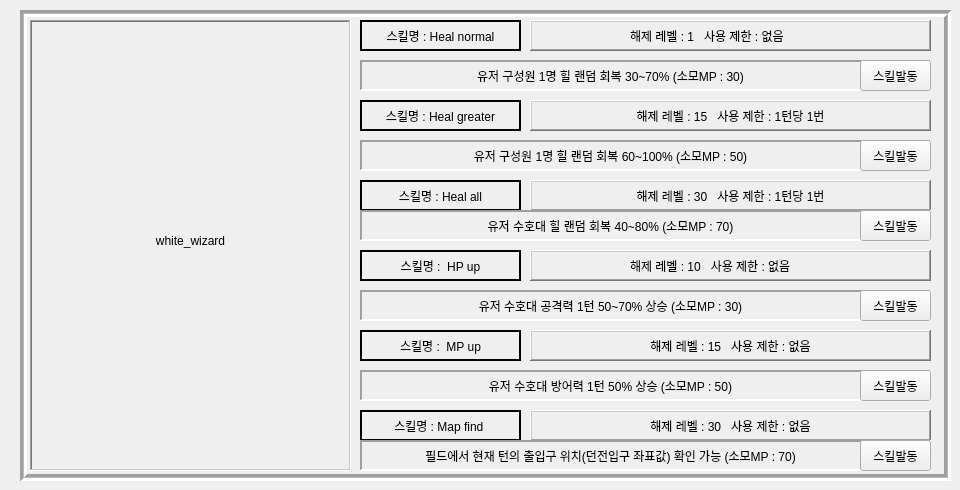
    <widget class="QWidget" name="page_5">
     <widget class="QFrame" name="frame_13">
      <property name="geometry">
       <rect>
        <x>20</x>
        <y>10</y>
        <width>931</width>
        <height>471</height>
       </rect>
      </property>
      <property name="frameShape">
       <enum>QFrame::Box</enum>
      </property>
      <property name="frameShadow">
       <enum>QFrame::Sunken</enum>
      </property>
      <property name="lineWidth">
       <number>3</number>
      </property>
      <property name="midLineWidth">
       <number>1</number>
      </property>
      <widget class="QFrame" name="lb_frame_4">
       <property name="geometry">
        <rect>
         <x>10</x>
         <y>10</y>
         <width>321</width>
         <height>451</height>
        </rect>
       </property>
       <property name="frameShape">
        <enum>QFrame::WinPanel</enum>
       </property>
       <property name="frameShadow">
        <enum>QFrame::Sunken</enum>
       </property>
       <property name="lineWidth">
        <number>2</number>
       </property>
       <property name="midLineWidth">
        <number>1</number>
       </property>
       <widget class="QLabel" name="gif_5">
        <property name="geometry">
         <rect>
          <x>10</x>
          <y>0</y>
          <width>301</width>
          <height>441</height>
         </rect>
        </property>
        <property name="text">
         <string>white_wizard</string>
        </property>
        <property name="alignment">
         <set>Qt::AlignCenter</set>
        </property>
       </widget>
      </widget>
      <widget class="QFrame" name="frame_1_19">
       <property name="geometry">
        <rect>
         <x>340</x>
         <y>10</y>
         <width>161</width>
         <height>31</height>
        </rect>
       </property>
       <property name="frameShape">
        <enum>QFrame::WinPanel</enum>
       </property>
       <property name="frameShadow">
        <enum>QFrame::Plain</enum>
       </property>
       <widget class="QLabel" name="skill_name_8">
        <property name="geometry">
         <rect>
          <x>0</x>
          <y>0</y>
          <width>161</width>
          <height>31</height>
         </rect>
        </property>
        <property name="text">
         <string>스킬명 : Heal normal</string>
        </property>
        <property name="alignment">
         <set>Qt::AlignCenter</set>
        </property>
       </widget>
      </widget>
      <widget class="QFrame" name="frame_1_20">
       <property name="geometry">
        <rect>
         <x>510</x>
         <y>10</y>
         <width>401</width>
         <height>31</height>
        </rect>
       </property>
       <property name="frameShape">
        <enum>QFrame::WinPanel</enum>
       </property>
       <property name="frameShadow">
        <enum>QFrame::Raised</enum>
       </property>
       <property name="lineWidth">
        <number>2</number>
       </property>
       <widget class="QLabel" name="skill_info_8">
        <property name="geometry">
         <rect>
          <x>100</x>
          <y>0</y>
          <width>401</width>
          <height>31</height>
         </rect>
        </property>
        <property name="text">
         <string>해제 레벨 : 1   사용 제한 : 없음</string>
        </property>
        <property name="alignment">
         <set>Qt::AlignJustify|Qt::AlignVCenter</set>
        </property>
       </widget>
      </widget>
      <widget class="QFrame" name="frame_1_21">
       <property name="geometry">
        <rect>
         <x>340</x>
         <y>50</y>
         <width>571</width>
         <height>31</height>
        </rect>
       </property>
       <property name="frameShape">
        <enum>QFrame::Panel</enum>
       </property>
       <property name="frameShadow">
        <enum>QFrame::Sunken</enum>
       </property>
       <property name="lineWidth">
        <number>2</number>
       </property>
       <property name="midLineWidth">
        <number>3</number>
       </property>
       <widget class="QPushButton" name="skill_btn_wizard_white_heal_normal">
        <property name="geometry">
         <rect>
          <x>500</x>
          <y>0</y>
          <width>71</width>
          <height>31</height>
         </rect>
        </property>
        <property name="text">
         <string>스킬발동</string>
        </property>
       </widget>
       <widget class="QLabel" name="skill_info_1_7">
        <property name="geometry">
         <rect>
          <x>10</x>
          <y>5</y>
          <width>481</width>
          <height>21</height>
         </rect>
        </property>
        <property name="text">
         <string>유저 구성원 1명 힐 랜덤 회복 30~70% (소모MP : 30)</string>
        </property>
        <property name="alignment">
         <set>Qt::AlignCenter</set>
        </property>
       </widget>
      </widget>
      <widget class="QFrame" name="frame_1_22">
       <property name="geometry">
        <rect>
         <x>340</x>
         <y>90</y>
         <width>161</width>
         <height>31</height>
        </rect>
       </property>
       <property name="frameShape">
        <enum>QFrame::WinPanel</enum>
       </property>
       <property name="frameShadow">
        <enum>QFrame::Plain</enum>
       </property>
       <widget class="QLabel" name="skill_name_9">
        <property name="geometry">
         <rect>
          <x>0</x>
          <y>0</y>
          <width>161</width>
          <height>31</height>
         </rect>
        </property>
        <property name="text">
         <string>스킬명 : Heal greater</string>
        </property>
        <property name="alignment">
         <set>Qt::AlignCenter</set>
        </property>
       </widget>
      </widget>
      <widget class="QFrame" name="frame_1_23">
       <property name="geometry">
        <rect>
         <x>340</x>
         <y>170</y>
         <width>161</width>
         <height>31</height>
        </rect>
       </property>
       <property name="frameShape">
        <enum>QFrame::WinPanel</enum>
       </property>
       <property name="frameShadow">
        <enum>QFrame::Plain</enum>
       </property>
       <widget class="QLabel" name="skill_name_10">
        <property name="geometry">
         <rect>
          <x>0</x>
          <y>0</y>
          <width>161</width>
          <height>31</height>
         </rect>
        </property>
        <property name="text">
         <string>스킬명 : Heal all</string>
        </property>
        <property name="alignment">
         <set>Qt::AlignCenter</set>
        </property>
       </widget>
      </widget>
      <widget class="QFrame" name="frame_1_24">
       <property name="geometry">
        <rect>
         <x>510</x>
         <y>90</y>
         <width>401</width>
         <height>31</height>
        </rect>
       </property>
       <property name="frameShape">
        <enum>QFrame::WinPanel</enum>
       </property>
       <property name="frameShadow">
        <enum>QFrame::Raised</enum>
       </property>
       <property name="lineWidth">
        <number>2</number>
       </property>
       <widget class="QLabel" name="skill_info_9">
        <property name="geometry">
         <rect>
          <x>0</x>
          <y>0</y>
          <width>401</width>
          <height>31</height>
         </rect>
        </property>
        <property name="text">
         <string>해제 레벨 : 15   사용 제한 : 1턴당 1번</string>
        </property>
        <property name="alignment">
         <set>Qt::AlignCenter</set>
        </property>
       </widget>
      </widget>
      <widget class="QFrame" name="frame_1_25">
       <property name="geometry">
        <rect>
         <x>510</x>
         <y>170</y>
         <width>401</width>
         <height>31</height>
        </rect>
       </property>
       <property name="frameShape">
        <enum>QFrame::WinPanel</enum>
       </property>
       <property name="frameShadow">
        <enum>QFrame::Raised</enum>
       </property>
       <property name="lineWidth">
        <number>2</number>
       </property>
       <widget class="QLabel" name="skill_info_10">
        <property name="geometry">
         <rect>
          <x>0</x>
          <y>0</y>
          <width>401</width>
          <height>31</height>
         </rect>
        </property>
        <property name="text">
         <string>해제 레벨 : 30   사용 제한 : 1턴당 1번</string>
        </property>
        <property name="alignment">
         <set>Qt::AlignCenter</set>
        </property>
       </widget>
      </widget>
      <widget class="QFrame" name="frame_1_26">
       <property name="geometry">
        <rect>
         <x>340</x>
         <y>130</y>
         <width>571</width>
         <height>31</height>
        </rect>
       </property>
       <property name="frameShape">
        <enum>QFrame::Panel</enum>
       </property>
       <property name="frameShadow">
        <enum>QFrame::Sunken</enum>
       </property>
       <property name="lineWidth">
        <number>2</number>
       </property>
       <property name="midLineWidth">
        <number>3</number>
       </property>
       <widget class="QPushButton" name="skill_btn_wizard_white_heal_greater">
        <property name="geometry">
         <rect>
          <x>500</x>
          <y>0</y>
          <width>71</width>
          <height>31</height>
         </rect>
        </property>
        <property name="text">
         <string>스킬발동</string>
        </property>
       </widget>
       <widget class="QLabel" name="skill_info_1_8">
        <property name="geometry">
         <rect>
          <x>10</x>
          <y>5</y>
          <width>481</width>
          <height>21</height>
         </rect>
        </property>
        <property name="text">
         <string>유저 구성원 1명 힐 랜덤 회복 60~100% (소모MP : 50)</string>
        </property>
        <property name="alignment">
         <set>Qt::AlignCenter</set>
        </property>
       </widget>
      </widget>
      <widget class="QFrame" name="frame_1_27">
       <property name="geometry">
        <rect>
         <x>340</x>
         <y>200</y>
         <width>571</width>
         <height>31</height>
        </rect>
       </property>
       <property name="frameShape">
        <enum>QFrame::Panel</enum>
       </property>
       <property name="frameShadow">
        <enum>QFrame::Sunken</enum>
       </property>
       <property name="lineWidth">
        <number>2</number>
       </property>
       <property name="midLineWidth">
        <number>3</number>
       </property>
       <widget class="QPushButton" name="skill_btn_wizard_white_heal_all">
        <property name="geometry">
         <rect>
          <x>500</x>
          <y>0</y>
          <width>71</width>
          <height>31</height>
         </rect>
        </property>
        <property name="text">
         <string>스킬발동</string>
        </property>
       </widget>
       <widget class="QLabel" name="skill_info_1_9">
        <property name="geometry">
         <rect>
          <x>10</x>
          <y>5</y>
          <width>481</width>
          <height>21</height>
         </rect>
        </property>
        <property name="text">
         <string>유저 수호대 힐 랜덤 회복 40~80% (소모MP : 70)</string>
        </property>
        <property name="alignment">
         <set>Qt::AlignCenter</set>
        </property>
       </widget>
      </widget>
      <widget class="QFrame" name="frame_1_29">
       <property name="geometry">
        <rect>
         <x>510</x>
         <y>240</y>
         <width>401</width>
         <height>31</height>
        </rect>
       </property>
       <property name="frameShape">
        <enum>QFrame::WinPanel</enum>
       </property>
       <property name="frameShadow">
        <enum>QFrame::Raised</enum>
       </property>
       <property name="lineWidth">
        <number>2</number>
       </property>
       <widget class="QLabel" name="skill_info_25">
        <property name="geometry">
         <rect>
          <x>100</x>
          <y>0</y>
          <width>401</width>
          <height>31</height>
         </rect>
        </property>
        <property name="text">
         <string>해제 레벨 : 10   사용 제한 : 없음</string>
        </property>
        <property name="alignment">
         <set>Qt::AlignJustify|Qt::AlignVCenter</set>
        </property>
       </widget>
      </widget>
      <widget class="QFrame" name="frame_1_28">
       <property name="geometry">
        <rect>
         <x>340</x>
         <y>240</y>
         <width>161</width>
         <height>31</height>
        </rect>
       </property>
       <property name="frameShape">
        <enum>QFrame::WinPanel</enum>
       </property>
       <property name="frameShadow">
        <enum>QFrame::Plain</enum>
       </property>
       <widget class="QLabel" name="skill_name_25">
        <property name="geometry">
         <rect>
          <x>0</x>
          <y>0</y>
          <width>161</width>
          <height>31</height>
         </rect>
        </property>
        <property name="text">
         <string>스킬명 :  HP up</string>
        </property>
        <property name="alignment">
         <set>Qt::AlignCenter</set>
        </property>
       </widget>
      </widget>
      <widget class="QFrame" name="frame_1_32">
       <property name="geometry">
        <rect>
         <x>340</x>
         <y>400</y>
         <width>161</width>
         <height>31</height>
        </rect>
       </property>
       <property name="frameShape">
        <enum>QFrame::WinPanel</enum>
       </property>
       <property name="frameShadow">
        <enum>QFrame::Plain</enum>
       </property>
       <widget class="QLabel" name="skill_name_26">
        <property name="geometry">
         <rect>
          <x>0</x>
          <y>0</y>
          <width>161</width>
          <height>31</height>
         </rect>
        </property>
        <property name="text">
         <string>스킬명 : Map find </string>
        </property>
        <property name="alignment">
         <set>Qt::AlignCenter</set>
        </property>
       </widget>
      </widget>
      <widget class="QFrame" name="frame_1_33">
       <property name="geometry">
        <rect>
         <x>510</x>
         <y>320</y>
         <width>401</width>
         <height>31</height>
        </rect>
       </property>
       <property name="frameShape">
        <enum>QFrame::WinPanel</enum>
       </property>
       <property name="frameShadow">
        <enum>QFrame::Raised</enum>
       </property>
       <property name="lineWidth">
        <number>2</number>
       </property>
       <widget class="QLabel" name="skill_info_26">
        <property name="geometry">
         <rect>
          <x>0</x>
          <y>0</y>
          <width>401</width>
          <height>31</height>
         </rect>
        </property>
        <property name="text">
         <string>해제 레벨 : 15   사용 제한 : 없음</string>
        </property>
        <property name="alignment">
         <set>Qt::AlignCenter</set>
        </property>
       </widget>
      </widget>
      <widget class="QFrame" name="frame_1_30">
       <property name="geometry">
        <rect>
         <x>340</x>
         <y>280</y>
         <width>571</width>
         <height>31</height>
        </rect>
       </property>
       <property name="frameShape">
        <enum>QFrame::Panel</enum>
       </property>
       <property name="frameShadow">
        <enum>QFrame::Sunken</enum>
       </property>
       <property name="lineWidth">
        <number>2</number>
       </property>
       <property name="midLineWidth">
        <number>3</number>
       </property>
       <widget class="QPushButton" name="skill_btn_wizard_white_hp_up">
        <property name="geometry">
         <rect>
          <x>500</x>
          <y>0</y>
          <width>71</width>
          <height>31</height>
         </rect>
        </property>
        <property name="text">
         <string>스킬발동</string>
        </property>
       </widget>
       <widget class="QLabel" name="skill_info_1_24">
        <property name="geometry">
         <rect>
          <x>10</x>
          <y>5</y>
          <width>481</width>
          <height>21</height>
         </rect>
        </property>
        <property name="text">
         <string>유저 수호대 공격력 1턴 50~70% 상승 (소모MP : 30)</string>
        </property>
        <property name="alignment">
         <set>Qt::AlignCenter</set>
        </property>
       </widget>
      </widget>
      <widget class="QFrame" name="frame_1_34">
       <property name="geometry">
        <rect>
         <x>510</x>
         <y>400</y>
         <width>401</width>
         <height>31</height>
        </rect>
       </property>
       <property name="frameShape">
        <enum>QFrame::WinPanel</enum>
       </property>
       <property name="frameShadow">
        <enum>QFrame::Raised</enum>
       </property>
       <property name="lineWidth">
        <number>2</number>
       </property>
       <widget class="QLabel" name="skill_info_27">
        <property name="geometry">
         <rect>
          <x>0</x>
          <y>0</y>
          <width>401</width>
          <height>31</height>
         </rect>
        </property>
        <property name="text">
         <string>해제 레벨 : 30   사용 제한 : 없음</string>
        </property>
        <property name="alignment">
         <set>Qt::AlignCenter</set>
        </property>
       </widget>
      </widget>
      <widget class="QFrame" name="frame_1_36">
       <property name="geometry">
        <rect>
         <x>340</x>
         <y>430</y>
         <width>571</width>
         <height>31</height>
        </rect>
       </property>
       <property name="frameShape">
        <enum>QFrame::Panel</enum>
       </property>
       <property name="frameShadow">
        <enum>QFrame::Sunken</enum>
       </property>
       <property name="lineWidth">
        <number>2</number>
       </property>
       <property name="midLineWidth">
        <number>3</number>
       </property>
       <widget class="QPushButton" name="skill_btn_wizard_white_map_find">
        <property name="geometry">
         <rect>
          <x>500</x>
          <y>0</y>
          <width>71</width>
          <height>31</height>
         </rect>
        </property>
        <property name="text">
         <string>스킬발동</string>
        </property>
       </widget>
       <widget class="QLabel" name="skill_info_1_25">
        <property name="geometry">
         <rect>
          <x>10</x>
          <y>5</y>
          <width>481</width>
          <height>21</height>
         </rect>
        </property>
        <property name="text">
         <string>필드에서 현재 턴의 출입구 위치(던전입구 좌표값) 확인 가능 (소모MP : 70)</string>
        </property>
        <property name="alignment">
         <set>Qt::AlignCenter</set>
        </property>
       </widget>
      </widget>
      <widget class="QFrame" name="frame_1_35">
       <property name="geometry">
        <rect>
         <x>340</x>
         <y>360</y>
         <width>571</width>
         <height>31</height>
        </rect>
       </property>
       <property name="frameShape">
        <enum>QFrame::Panel</enum>
       </property>
       <property name="frameShadow">
        <enum>QFrame::Sunken</enum>
       </property>
       <property name="lineWidth">
        <number>2</number>
       </property>
       <property name="midLineWidth">
        <number>3</number>
       </property>
       <widget class="QPushButton" name="skill_btn_wizard_white_mp_up">
        <property name="geometry">
         <rect>
          <x>500</x>
          <y>0</y>
          <width>71</width>
          <height>31</height>
         </rect>
        </property>
        <property name="text">
         <string>스킬발동</string>
        </property>
       </widget>
       <widget class="QLabel" name="skill_info_1_26">
        <property name="geometry">
         <rect>
          <x>10</x>
          <y>5</y>
          <width>481</width>
          <height>21</height>
         </rect>
        </property>
        <property name="text">
         <string>유저 수호대 방어력 1턴 50% 상승 (소모MP : 50)</string>
        </property>
        <property name="alignment">
         <set>Qt::AlignCenter</set>
        </property>
       </widget>
      </widget>
      <widget class="QFrame" name="frame_1_31">
       <property name="geometry">
        <rect>
         <x>340</x>
         <y>320</y>
         <width>161</width>
         <height>31</height>
        </rect>
       </property>
       <property name="frameShape">
        <enum>QFrame::WinPanel</enum>
       </property>
       <property name="frameShadow">
        <enum>QFrame::Plain</enum>
       </property>
       <widget class="QLabel" name="skill_name_27">
        <property name="geometry">
         <rect>
          <x>0</x>
          <y>0</y>
          <width>161</width>
          <height>31</height>
         </rect>
        </property>
        <property name="text">
         <string>스킬명 :  MP up</string>
        </property>
        <property name="alignment">
         <set>Qt::AlignCenter</set>
        </property>
       </widget>
      </widget>
     </widget>
    </widget>
